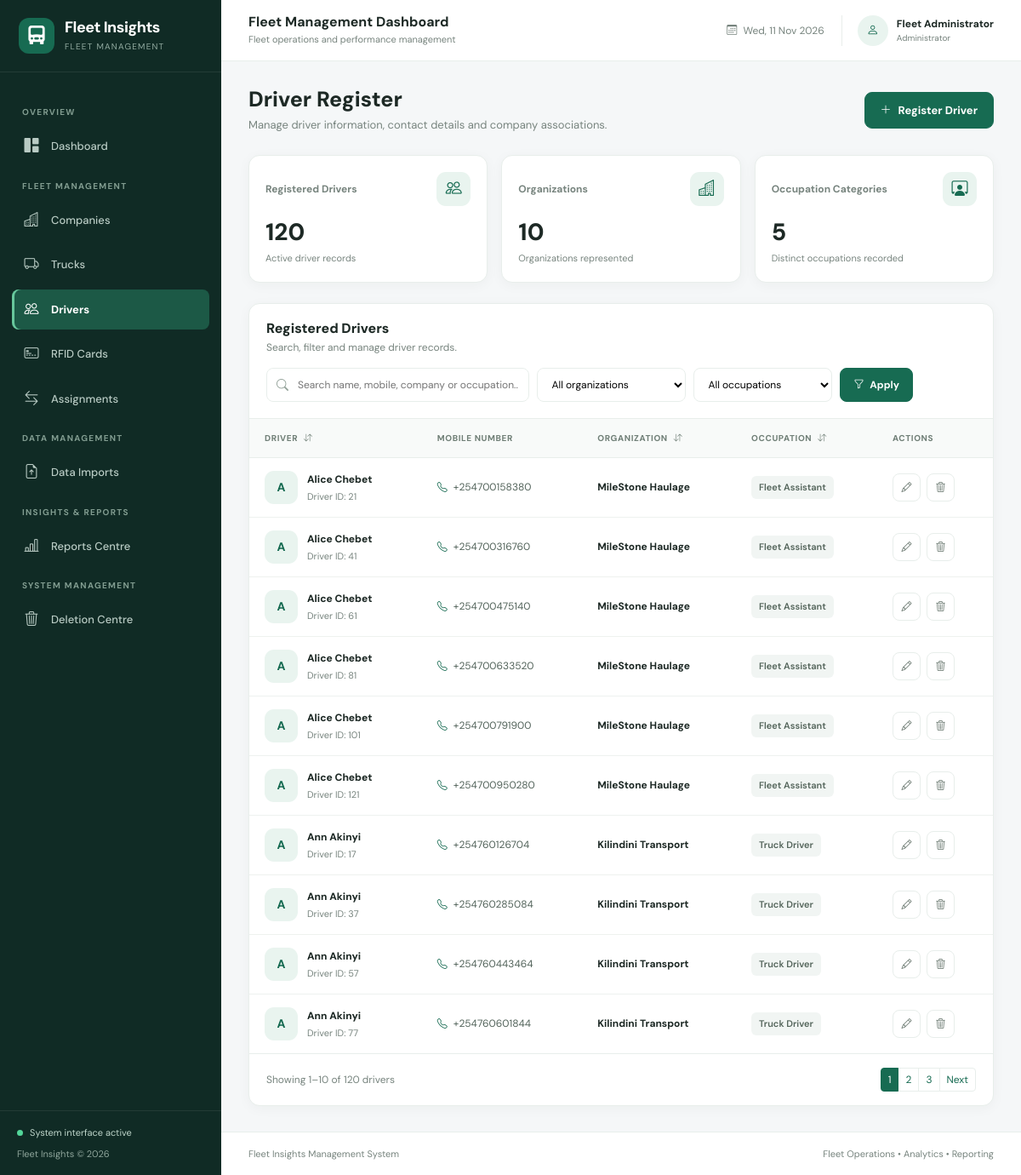
The app's page /drivers/ with its own data.
### apps/drivers/models.py (models this page shows, shortened)
class Driver(models.Model):
    name = models.CharField(
        max_length=200,
    )
    mobile_number = models.CharField(
        max_length=30,
        blank=True,
    )
    organization = models.ForeignKey(
        Company,
        on_delete=models.PROTECT,
        related_name="drivers",
    )
    occupation = models.CharField(
        max_length=100,
        default="Driver",
    )
    created_at = models.DateTimeField(
        auto_now_add=True,
    )
    is_deleted = models.BooleanField(
        default=False,
        db_index=True,
    )
    deleted_at = models.DateTimeField(
        null=True,
        blank=True,
    )
    deleted_reason = models.TextField(
        blank=True,
    )
    class Meta:
        ordering = ["name"]

### apps/companies/models.py (models this page shows, shortened)
class Company(models.Model):
    name = models.CharField(
        max_length=200,
        unique=True,
    )
    created_at = models.DateTimeField(
        auto_now_add=True,
    )
    is_deleted = models.BooleanField(
        default=False,
        db_index=True,
    )
    deleted_at = models.DateTimeField(
        null=True,
        blank=True,
    )
    deleted_reason = models.TextField(
        blank=True,
    )
    class Meta:
        ordering = ["name"]
        verbose_name_plural = "companies"

### apps/drivers/views.py (the view, shortened to what this page needs)
# urls.py: path("", views.record_list, name="access_cards_list"),
def record_list(request):
    qs = (
        Driver.objects
        .filter(is_deleted=False)
        .select_related("organization")
    )
    q = request.GET.get("q", "").strip()
    organization_filter = request.GET.get("organization", "").strip()
    occupation_filter = request.GET.get("occupation", "").strip()
    if occupation_filter:
        qs = qs.filter(occupation__iexact=occupation_filter)
    allowed_sorting = {
        "name": "name",
        "-name": "-name",
        "organization": "organization__name",
        "-organization": "-organization__name",
        "occupation": "occupation",
        "-occupation": "-occupation",
    }
    sort = request.GET.get("sort", "name")
    if sort not in allowed_sorting:
        sort = "name"
    qs = qs.order_by(allowed_sorting[sort], "id")
    active_drivers = Driver.objects.filter(is_deleted=False)
    total_drivers = active_drivers.count()
    organizations_with_drivers = (
        active_drivers
        .values("organization_id")
        .distinct()
        .count()
    )
    total_occupations = (
        active_drivers
        .exclude(occupation__isnull=True)
        .exclude(occupation__exact="")
        .values("occupation")
        .distinct()
        .count()
    )
    companies = Company.objects.filter(
        is_deleted=False
    ).order_by("name")
    occupations = (
        active_drivers
        .exclude(occupation__isnull=True)
        .exclude(occupation__exact="")
        .values_list("occupation", flat=True)
        .distinct()
        .order_by("occupation")
    )
    paginator = Paginator(qs, 10)
    page_obj = paginator.get_page(request.GET.get("page"))
    context = {
        "records": page_obj,
        "page_obj": page_obj,
        "q": q,
        "sort": sort,
        "companies": companies,
        "organization_filter": organization_filter,
        "occupations": occupations,
        "occupation_filter": occupation_filter,
        "total_drivers": total_drivers,
        "organizations_with_drivers": organizations_with_drivers,
        "total_occupations": total_occupations,
        "page_title": "Driver Register",
    }
    return render(request, "drivers/list.html", context)

### templates/drivers/list.html (shortened to what this page needs)
{% extends "base.html" %}
{% block content %}
<div class="driver-page">
    <div class="driver-header">
        <div>
            <h2>Driver Register</h2>
            <p>Manage driver information, contact details and company associations.</p>
        </div>
        <a href="{% url 'drivers_add' %}" class="driver-add-btn">
            <i class="bi bi-plus-lg"></i>
            Register Driver
        </a>
    </div>
    <div class="row g-3 mb-4">
        <div class="col-12 col-md-4">
            <div class="driver-stat">
                <div class="driver-stat-top">
                    <span class="driver-stat-label">Registered Drivers</span>
                    <span class="driver-stat-icon">
                        <i class="bi bi-people"></i>
                    </span>
                </div>
                <div class="driver-stat-value">{{ total_drivers }}</div>
                <div class="driver-stat-description">Active driver records</div>
            </div>
        </div>
        <div class="col-6 col-md-4">
            <div class="driver-stat">
                <div class="driver-stat-top">
                    <span class="driver-stat-label">Organizations</span>
                    <span class="driver-stat-icon">
                        <i class="bi bi-buildings"></i>
                    </span>
                </div>
                <div class="driver-stat-value">{{ organizations_with_drivers }}</div>
                <div class="driver-stat-description">Organizations represented</div>
            </div>
        </div>
        <div class="col-6 col-md-4">
            <div class="driver-stat">
                <div class="driver-stat-top">
                    <span class="driver-stat-label">Occupation Categories</span>
                    <span class="driver-stat-icon">
                        <i class="bi bi-person-workspace"></i>
                    </span>
                </div>
                <div class="driver-stat-value">{{ total_occupations }}</div>
                <div class="driver-stat-description">Distinct occupations recorded</div>
            </div>
        </div>
    </div>
    <div class="driver-panel">
        <div class="driver-panel-header">
            <div>
                <h5 class="driver-panel-title">Registered Drivers</h5>
                <p class="driver-panel-subtitle">
                    Search, filter and manage driver records.
                </p>
            </div>
            <form method="GET" class="driver-filter-form">
                <div class="driver-search-wrap">
                    <i class="bi bi-search"></i>
                    <input type="text" name="q" class="driver-search" value="{{ q }}"
                        placeholder="Search name, mobile, company or occupation..." aria-label="Search drivers">
                </div>
                <select name="organization" class="driver-select" aria-label="Filter by organization">
                    <option value="">All organizations</option>
                </select>
                <select name="occupation" class="driver-select" aria-label="Filter by occupation">
                    <option value="">All occupations</option>
                </select>
                <button type="submit" class="driver-filter-btn">
                    <i class="bi bi-funnel me-1"></i>
                    Apply
                </button>
            </form>
        </div>
        <div class="table-responsive">
            <table class="table driver-table">
                <thead>
                    <tr>
                        <th>
                            <a class="driver-sort"
                                href="?q={{ q|urlencode }}&organization={{ organization_filter|urlencode }}&occupation={{ occupation_filter|urlencode }}&sort={% if sort == 'name' %}-name{% else %}name{% endif %}">
                                Driver
                                <i class="bi bi-arrow-down-up ms-1"></i>
                            </a>
                        </th>
                        <th>Mobile Number</th>
                        <th>
                            <a class="driver-sort"
                                href="?q={{ q|urlencode }}&organization={{ organization_filter|urlencode }}&occupation={{ occupation_filter|urlencode }}&sort={% if sort == 'organization' %}-organization{% else %}organization{% endif %}">
                                Organization
                                <i class="bi bi-arrow-down-up ms-1"></i>
                            </a>
                        </th>
                        <th>
                            <a class="driver-sort"
                                href="?q={{ q|urlencode }}&organization={{ organization_filter|urlencode }}&occupation={{ occupation_filter|urlencode }}&sort={% if sort == 'occupation' %}-occupation{% else %}occupation{% endif %}">
                                Occupation
                                <i class="bi bi-arrow-down-up ms-1"></i>
                            </a>
                        </th>
                        <th>Actions</th>
                    </tr>
                </thead>
                <tbody>
                    {% for r in records %}
                    <tr>
                        <td>
                            <div class="driver-identity">
                                <div class="driver-avatar">
                                    {{ r.name|first|upper }}
                                </div>
                                <div>
                                    <div class="driver-name">{{ r.name }}</div>
                                    <div class="driver-id">
                                        Driver ID: {{ r.pk }}
                                    </div>
                                </div>
                            </div>
                        </td>
                        <td>
                            <span class="driver-mobile">
                                <i class="bi bi-telephone"></i>
                                {{ r.mobile_number|default:"—" }}
                            </span>
                        </td>
                        <td>
                            <span class="driver-organization">
                                {{ r.organization.name }}
                            </span>
                        </td>
                        <td>
                            <span class="driver-occupation">
                                {{ r.occupation|default:"Not specified" }}
                            </span>
                        </td>
                        <td>
                            <div class="driver-actions">
                                <a href="{% url 'drivers_edit' r.pk %}" class="driver-action" title="Edit driver"
                                    aria-label="Edit driver">
                                    <i class="bi bi-pencil"></i>
                                </a>
                                <a href="{% url 'drivers_delete' r.pk %}" class="driver-action delete"
                                    title="Remove driver" aria-label="Remove driver">
                                    <i class="bi bi-trash3"></i>
                                </a>
                            </div>
                        </td>
                    </tr>
                    {% endfor %}
                </tbody>
            </table>
        </div>
        {% if page_obj.paginator.num_pages > 1 %}
        <div class="driver-pagination">
            <div class="driver-pagination-info">
                Showing {{ page_obj.start_index }}–{{ page_obj.end_index }}
                of {{ page_obj.paginator.count }} drivers
            </div>
            <nav aria-label="Driver pagination">
                <ul class="pagination pagination-sm mb-0">
                    {% for num in page_obj.paginator.page_range %}
                    {% if num == page_obj.number %}
                    <li class="page-item active">
                        <span class="page-link">{{ num }}</span>
                    </li>
                    {% elif num > page_obj.number|add:"-3" and num < page_obj.number|add:"3" %} <li class="page-item">
                        <a class="page-link"
                            href="?q={{ q|urlencode }}&organization={{ organization_filter|urlencode }}&occupation={{ occupation_filter|urlencode }}&sort={{ sort|urlencode }}&page={{ num }}">
                            {{ num }}
                        </a>
                        </li>
                        {% endif %}
                        {% endfor %}
                        {% if page_obj.has_next %}
                        <li class="page-item">
                            <a class="page-link"
                                href="?q={{ q|urlencode }}&organization={{ organization_filter|urlencode }}&occupation={{ occupation_filter|urlencode }}&sort={{ sort|urlencode }}&page={{ page_obj.next_page_number }}">
                                Next
                            </a>
                        </li>
                        {% endif %}
                </ul>
            </nav>
        </div>
        {% endif %}
    </div>
</div>
{% endblock %}

### records on screen
Driver: name|first "A", name "Alice Chebet", pk "21", mobile_number "+254700158380", organization.name "MileStone Haulage", occupation "Fleet Assistant"
Driver: name|first "A", name "Alice Chebet", pk "41", mobile_number "+254700316760", organization.name "MileStone Haulage", occupation "Fleet Assistant"
Driver: name|first "A", name "Alice Chebet", pk "61", mobile_number "+254700475140", organization.name "MileStone Haulage", occupation "Fleet Assistant"
Driver: name|first "A", name "Alice Chebet", pk "81", mobile_number "+254700633520", organization.name "MileStone Haulage", occupation "Fleet Assistant"
Driver: name|first "A", name "Alice Chebet", pk "101", mobile_number "+254700791900", organization.name "MileStone Haulage", occupation "Fleet Assistant"
Driver: name|first "A", name "Alice Chebet", pk "121", mobile_number "+254700950280", organization.name "MileStone Haulage", occupation "Fleet Assistant"
Driver: name|first "A", name "Ann Akinyi", pk "17", mobile_number "+254760126704", organization.name "Kilindini Transport", occupation "Truck Driver"
Driver: name|first "A", name "Ann Akinyi", pk "37", mobile_number "+254760285084", organization.name "Kilindini Transport", occupation "Truck Driver"
Driver: name|first "A", name "Ann Akinyi", pk "57", mobile_number "+254760443464", organization.name "Kilindini Transport", occupation "Truck Driver"
Driver: name|first "A", name "Ann Akinyi", pk "77", mobile_number "+254760601844", organization.name "Kilindini Transport", occupation "Truck Driver"

### other values on screen
{{ total_drivers }} "120"
{{ organizations_with_drivers }} "10"
{{ total_occupations }} "5"
{{ page_obj.start_index }} "1"
{{ page_obj.end_index }} "10"
{{ page_obj.paginator.count }} "120"
{{ num }} "1"
{{ num }} "2" "3"
